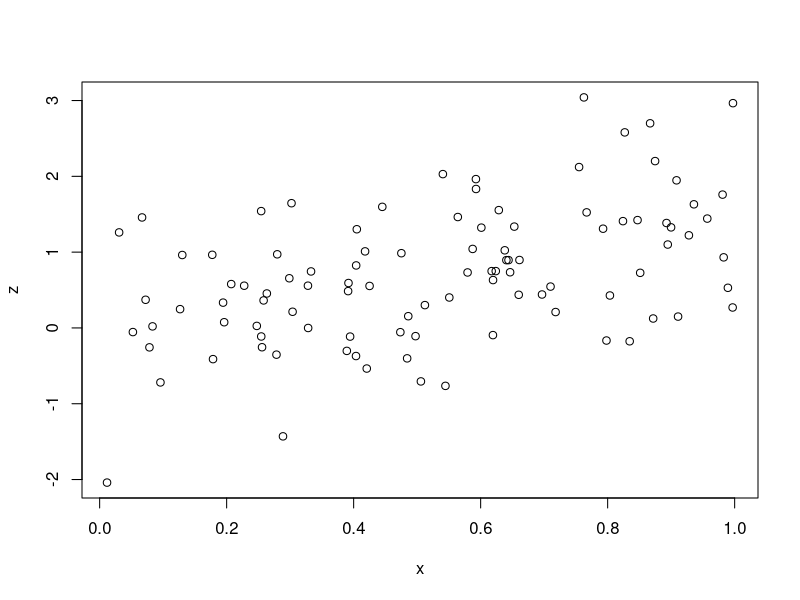
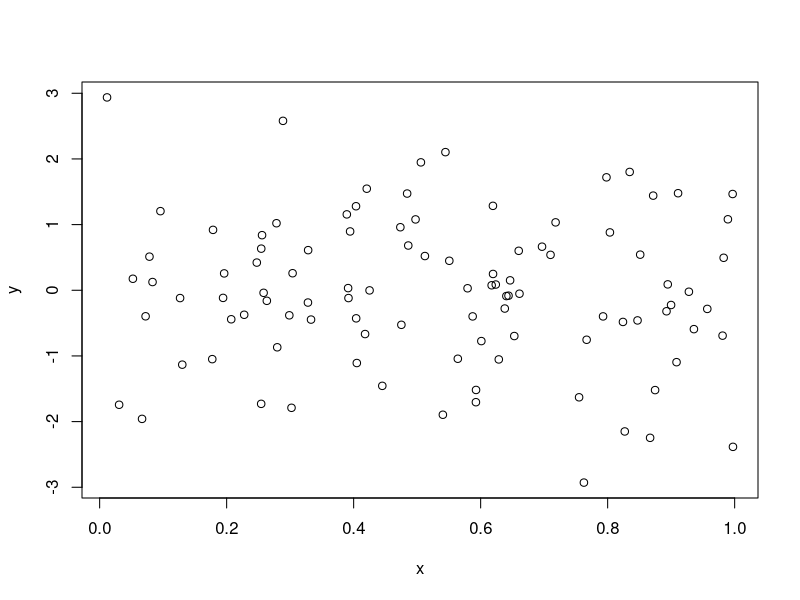
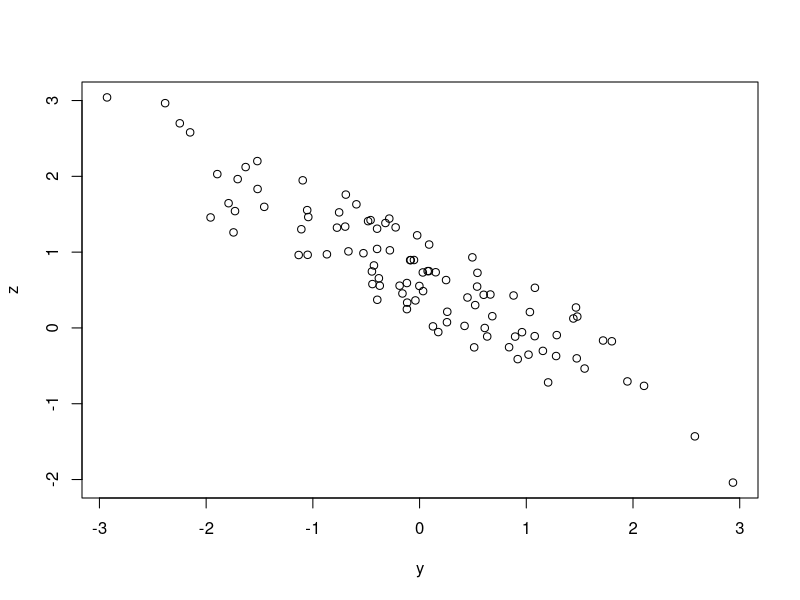
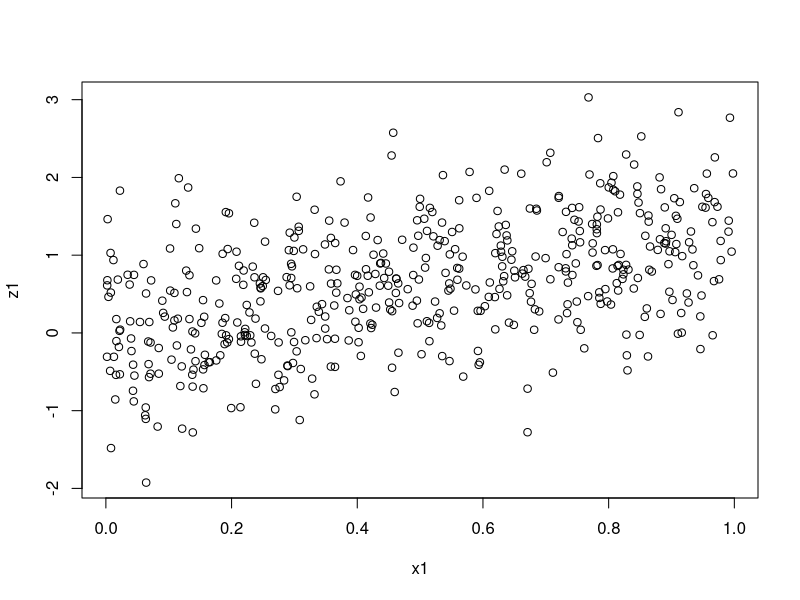
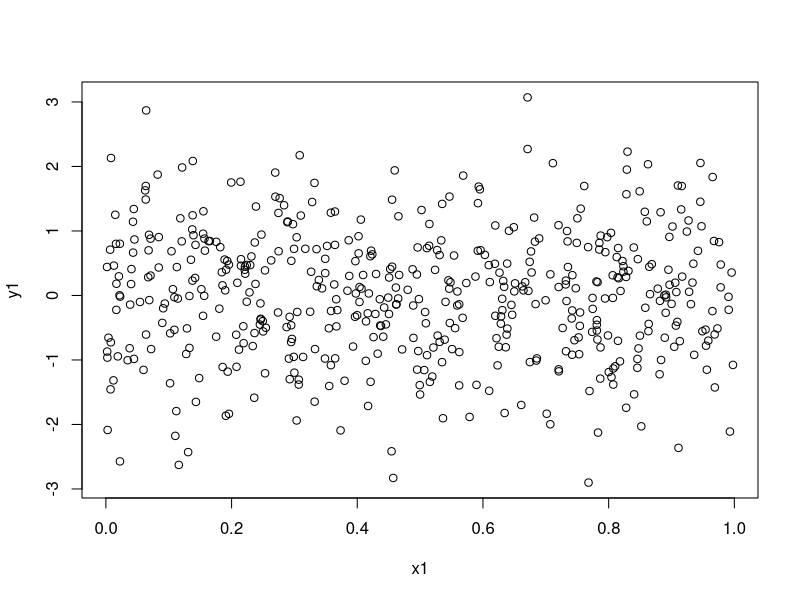
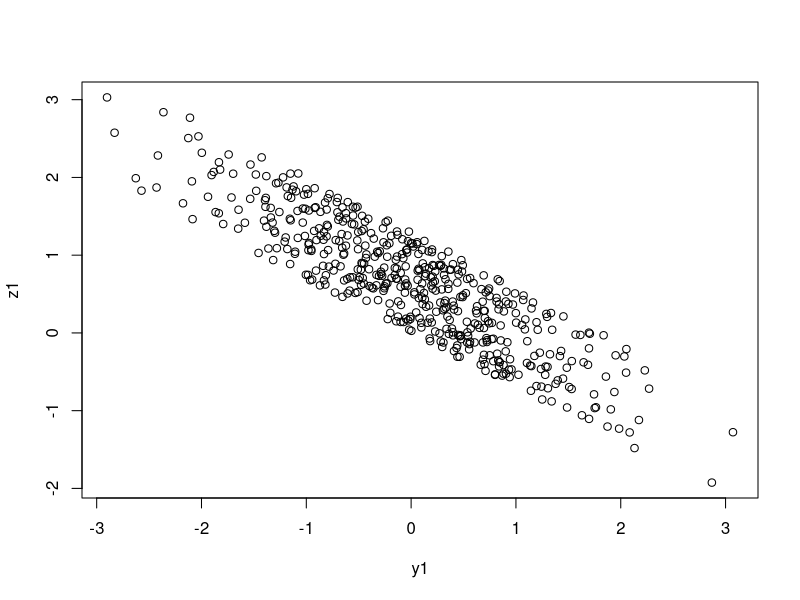
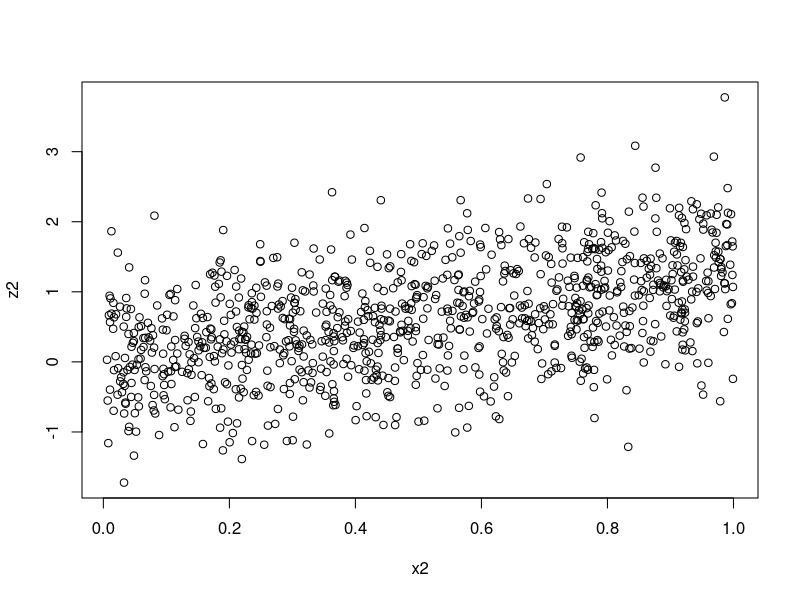
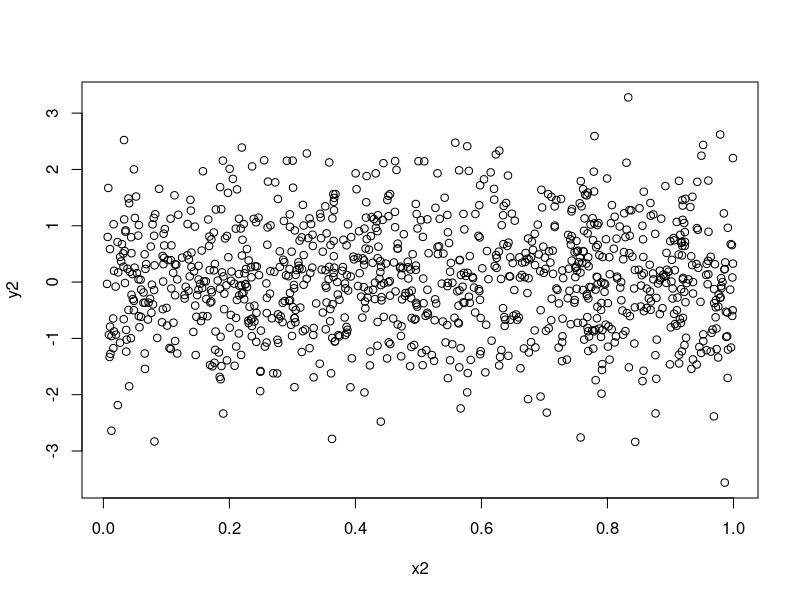

Write the R code that produced these figures, in order.
#Question
#2.1 
uniform_random <-runif(100,0,1)
mean(uniform_random)
var(uniform_random)
sd(uniform_random)

#2.2
x <- runif(100)
y <- rnorm(100,0,1)
z <- 1.3*x-0.7*y

plot(x,z)
plot(x,y)
plot(y,z)

x1 <- runif(500)
y1 <- rnorm(500,0,1)
z1 <- 1.3*x1-0.7*y1

plot(x1,z1)
plot(x1,y1)
plot(y1,z1)

x2 <- runif(1000)
y2 <- rnorm(1000,0,1)
z2 <- 1.3*x2-0.7*y2

plot(x2,z2)
plot(x2,y2)
plot(y2,z2)


cor(x,y)
cor(x1,y1)
cor(x2,y2)

cor(x,z)
cor(x1,z1)
cor(x2,z2)

cor(z,y)
cor(z1,y1)
cor(z2,y2)





#シードの設定
set.seed(2022)

rnorm(100, 50, 10)
curve(dnorm(x, 50, 10), 
      0, 100, xlab = "", ylab = "")

pnorm(60, 50, 10)

rnorm(100, 50, 10)

Z <- rnorm(100, 50, 10)
Z

hist(Z)

Z[1:10]

a <- c(5, 10, 100)
Z[a]



max(Z)

which.max(Z)

min(Z)

which.min(Z)

mean(Z)

summary(Z)

1:10

sample(1:10, 3)

sample(Z, 5)

fruits <- c("ミカン", "バナナ", 
            "リンゴ", "レモン", "モモ")

sample(fruits,  1)

sample(fruits, 2)

coin <- c("Head",  "Tail")

sample(coin, 5,
       replace = TRUE)

#2.3
mean(rnorm(100, 50, 10))

S <- 1000
rec <- numeric(S)
for(i in 1:S){
  
  rec[i] <- mean(rnorm(100, 50, 10))
  
}

summary(rec)

mean(sample(1:6, 10,
            replace = TRUE))


S <- 1000
rec <- numeric(S)

for(i in 1:S){
  
  rec[i] <- mean(sample(1:6, 10, replace = TRUE))
  
}

summary(rec)

S <- 1000
rec <- numeric(S)

for(i in 1:S){
  
  rec[i] <- mean(sample(1:6, 10000, replace = TRUE))
  
}

summary(rec)

#2.4

x <- rnorm(1000, 50, 10)

var(x)

sd(x)

S <- 1000; n <- 1000
rec <- numeric(S)

for(i in 1:S){
  
  rec[i] <- sd(rnorm(n, 50, 10))
}

summary(rec)

#2.5
set.seed(2022) # 乱数の再設定

x <- rnorm(100, 50, 10)
y <- rnorm(100, 50, 10)

plot(x, y)
z <- (x + y) / 2
plot(x, z)
cor(x, y)

